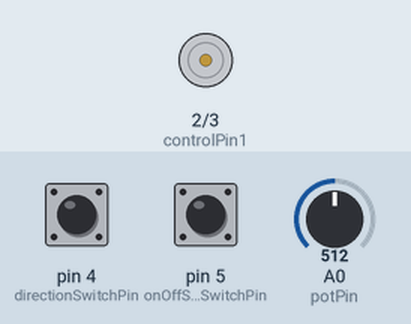
The sketch below on a simulated Arduino Uno, built with avr-gcc and run on an emulated ATmega328P. On the bench: motor-driver pin pairs drawn as motors (green arrow = first pin HIGH = forward, orange = second pin HIGH = backward, longer = more drive, scaled by the enable pin). Inputs (shaded band) come from the test bench; at power-on: pin 4 (directionSwitchPin) LOW, pin 5 (onOffSwitchStateSwitchPin) LOW, A0 (potPin) = 512.

Above: at 1.2 s.
1.3 s: pin 4 (directionSwitchPin) pulled HIGH for 0.15 s
2.9 s: pin 5 (onOffSwitchStateSwitchPin) pulled HIGH for 0.15 s
At 3.5 s:
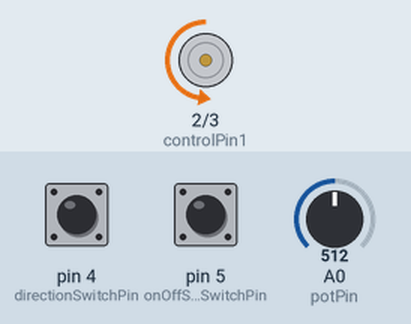
4.5 s: A0 (potPin) set to 716
At 5.7 s:
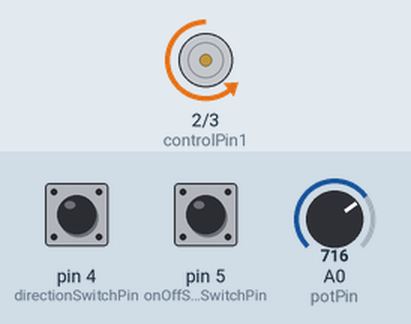
6.0 s: A0 (potPin) set to 900
At 7.0 s:
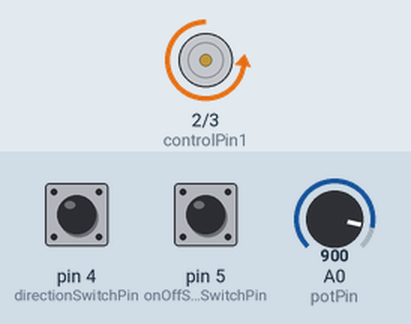
7.5 s: pin 4 (directionSwitchPin) pulled HIGH for 1 s
At 8.1 s:
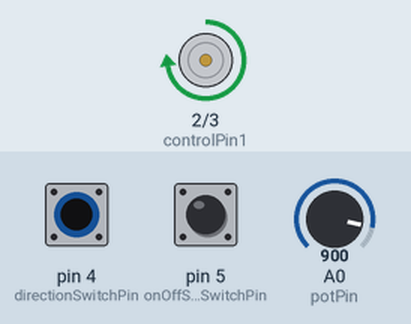
10.0 s: A0 (potPin) set to 511
At 11.2 s:
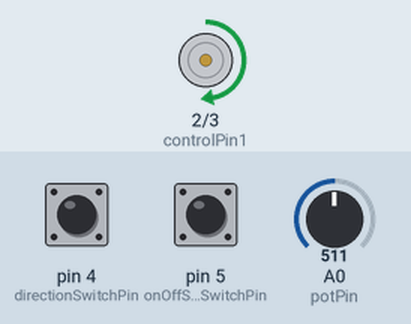
Timing chart, 0 to 12.5 s (numbered marks = the images above; inputs shaded):
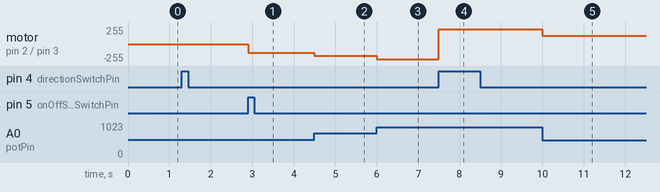

The sketch:

zootropo.ino
```cpp
const int controlPin1 = 2;
const int controlPin2 = 3;
const int enablePin = 9;
const int directionSwitchPin = 4;
const int onOffSwitchStateSwitchPin = 5;
const int potPin = A0;

int onOffSwitchSwitchState = 0;
int previousOnOffSwitchState = 0;
int directionSwitchState = 0;
int previousDirectionSwitchState = 0;
int motorEnabled = 0;
int motorSpeed = 0;
int motorDirection = 1;

void setup() {
  pinMode(directionSwitchPin, INPUT);
  pinMode (onOffSwitchStateSwitchPin, INPUT);
  pinMode(controlPin1, OUTPUT);
  pinMode(controlPin2 ,OUTPUT);
  pinMode(enablePin ,OUTPUT);
digitalWrite(enablePin, LOW);
}

void loop() {
  onOffSwitchSwitchState = digitalRead(onOffSwitchStateSwitchPin);
  delay(1);
  directionSwitchState = digitalRead(directionSwitchPin);
  motorSpeed = analogRead(potPin)/4;
  if(onOffSwitchSwitchState != previousOnOffSwitchState){
    if(onOffSwitchSwitchState == HIGH){
     motorEnabled = !motorDirection;
    }
  }
  if(directionSwitchState != previousDirectionSwitchState){
    if(directionSwitchState ==HIGH){
      motorDirection = !motorDirection;
    }
  }
  if(motorDirection == 1){
    digitalWrite(controlPin1, HIGH);
    digitalWrite(controlPin2, LOW);
  }
  else{
    digitalWrite(controlPin1, LOW);
    digitalWrite(controlPin2, HIGH);
  }

if(motorEnabled == 1){
  analogWrite(enablePin, motorSpeed);
}
else{
  analogWrite(enablePin, 0);
}
previousDirectionSwitchState = directionSwitchState;
previousOnOffSwitchState = onOffSwitchSwitchState;
}
```

Measured:
- after the input at 2.9 s, motor on pin 2 (controlPin1) / pin 3 (controlPin2): stopped → backward 128/255 at once
- after the input at 4.5 s, motor on pin 2 (controlPin1) / pin 3 (controlPin2): backward 128/255 → backward 179/255 at once
- after the input at 6.0 s, motor on pin 2 (controlPin1) / pin 3 (controlPin2): backward 179/255 → backward 225/255 at once
- after the input at 7.5 s, motor on pin 2 (controlPin1) / pin 3 (controlPin2): backward 225/255 → forward 225/255 at once
- after the input at 10.0 s, motor on pin 2 (controlPin1) / pin 3 (controlPin2): forward 225/255 → forward 127/255 at once
